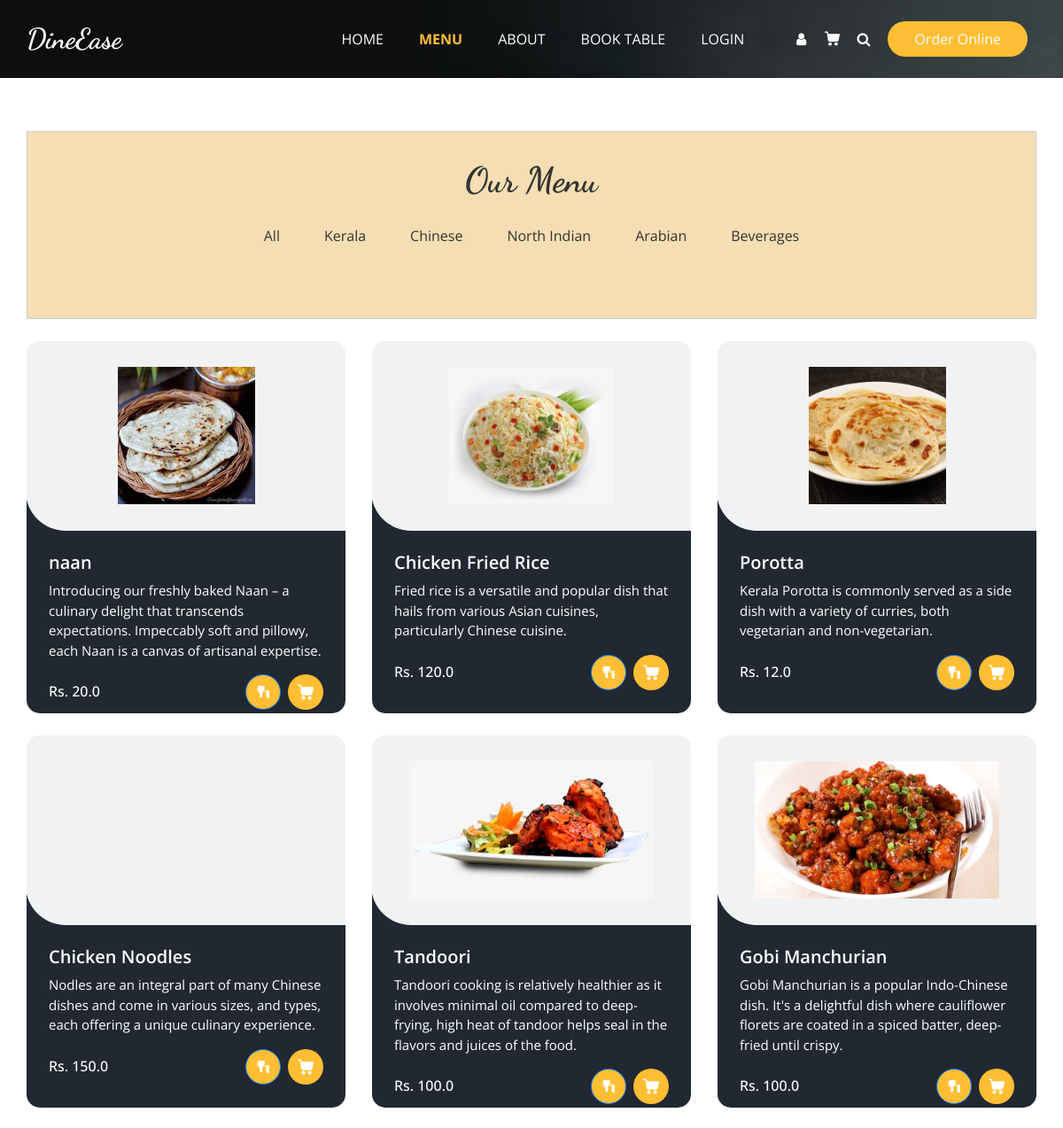
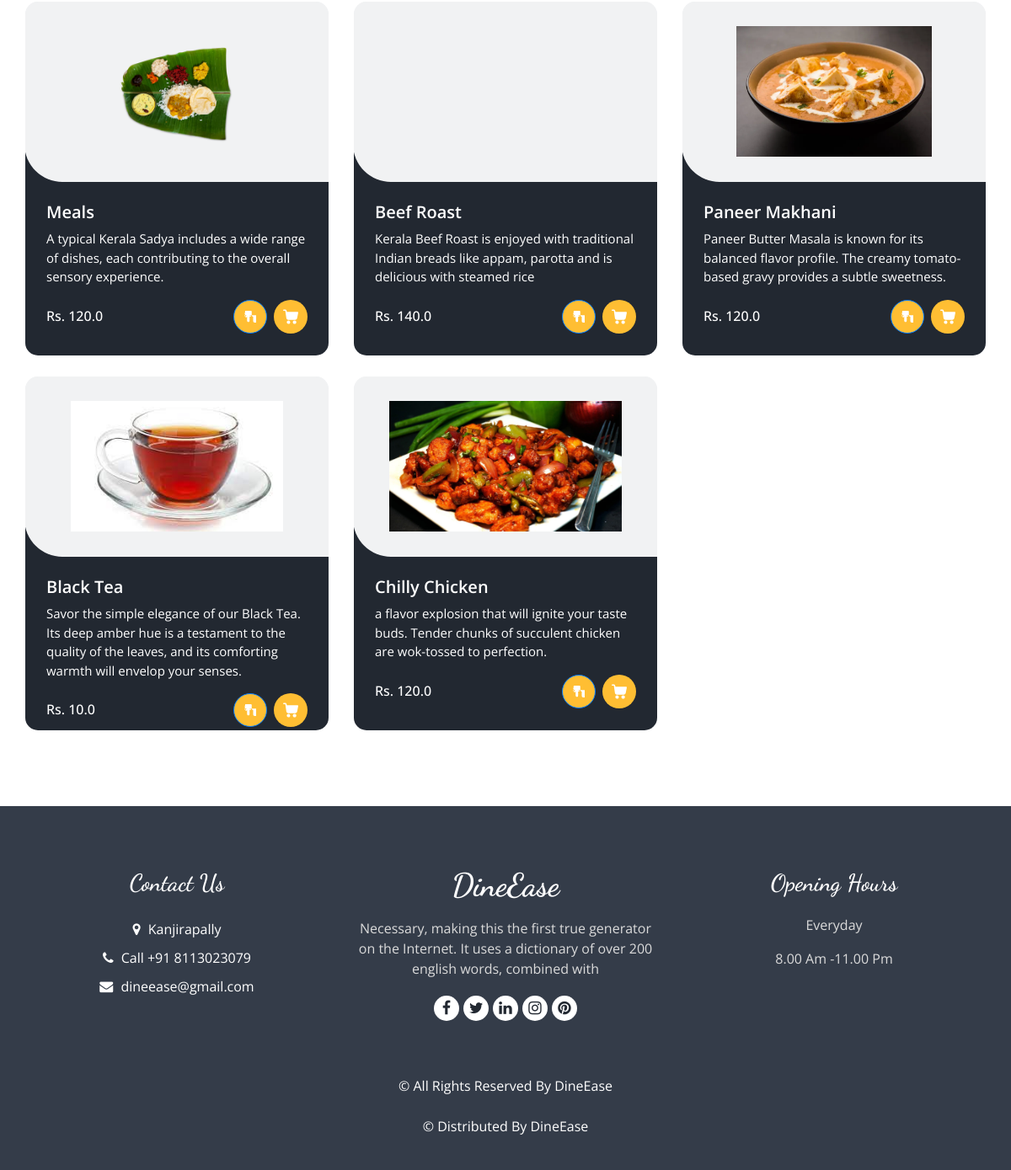
Page /menumore/ on the committed database (2 pictures, top to bottom).
### home/models.py (models this page shows, shortened)
class menus(models.Model):
    CATEGORY_CHOICES = (
        ('Kerala', 'Kerala'),
        ('Chineese', 'Chineese'),
        ('North Indian', 'North Indian'),
        ('Arabian', 'Arabian'),
        ('Deserts', 'Deserts'),
        ('Beverages', 'Beverages'),
    )
    SUBMENU_CHOICES = (
        ('Breads', 'Breads'),
        ('Curries', 'Curries'),
        ('Rice Dishes','Rice Dishes'),
        ('Seafoods','Seafoods'),
        ('Deserts','Deserts'),
        ('Appetizers','Appetizers'),
        ('Main Course','Main Course'),
        ('Tandoori delights','Tandoori delights'),
        ('Chaats','Chaats'),
        ('Rolls & Grills','Rolls & Grills'),
        ('Hot Beverage','Hot Beverage'),
        ('Cold Beverage','Cold Beverage'),
    )
    SUB_SUBMENU_CHOICES = (
        ('Vegetarian', 'Vegetarian'),
        ('Non-Vegetarian', 'Non-Vegetarian'),
    )
    name = models.CharField(max_length=100)
    category = models.CharField(max_length=50, choices=CATEGORY_CHOICES, default='')
    submenu = models.CharField(max_length=50, choices=SUBMENU_CHOICES, default='', blank=True)
    sub_submenu = models.CharField(max_length=50, choices=SUB_SUBMENU_CHOICES, default='', blank=True)
    desc = models.CharField(max_length=300)
    price = models.FloatField()
    img = models.ImageField(upload_to='menus/', blank=True, null=True)
    active = models.BooleanField(default=True)

### home/views.py (the view)
# urls.py: path('menumore/',menumore, name='menumore'),
def menumore(request):
    Menus=menus.objects.all()
    return render(request,'menumore.html',{'Menus': Menus})

### templates/menumore.html (shortened to what this page needs)
{% load static %}
<!DOCTYPE html>
<html>
<head>
  <link rel="stylesheet" type="text/css" href="{% static 'css/bootstrap.css' %}" />
  <link rel="stylesheet" type="text/css" href="https://cdnjs.cloudflare.com/ajax/libs/OwlCarousel2/2.3.4/assets/owl.carousel.min.css" />
  <link rel="stylesheet" href="https://cdnjs.cloudflare.com/ajax/libs/jquery-nice-select/1.1.0/css/nice-select.min.css" />
  <link href="{% static 'css/font-awesome.min.css' %}" rel="stylesheet" />
  <link href="{% static 'css/style.css' %}" rel="stylesheet" />
  <link href="{% static 'css/responsive.css' %}" rel="stylesheet" />
</head>
<body class="sub_page">
  <div class="hero_area">
    <div class="bg-box">
      <img src="{% static 'images/hero-bg.jpg' %}" alt="">
    </div>
    <header class="header_section">
      <div class="container">
        <nav class="navbar navbar-expand-lg custom_nav-container ">
          <a class="navbar-brand" href="{% url '' %}">
            <span>
              DineEase
            </span>
          </a>
          <div class="collapse navbar-collapse" id="navbarSupportedContent">
            <ul class="navbar-nav  mx-auto ">
              <li class="nav-item">
                <a class="nav-link" href="{% url '' %}">Home </a>
              </li>
              <li class="nav-item active">
                <a class="nav-link" href="{% url 'menu' %}">Menu <span class="sr-only">(current)</span> </a>
              </li>
              <li class="nav-item">
                <a class="nav-link" href="{% url 'about' %}">About</a>
              </li>
              <li class="nav-item">
                <a class="nav-link" href="{% url 'add_reservation' %}">Book Table</a>
              </li>
              <li class="nav-item">
                {% if user.is_authenticated %}
                  <a class="nav-link" href="{% url 'loggout' %}">Logout</a>
                {% else %}
                  <a class="nav-link" href="{% url 'login' %}">Login</a>
                {% endif %}
              </li>
            </ul>
            <div class="user_option">
              <a href="" class="user_link">
                <i class="fa fa-user" aria-hidden="true"></i>
              </a>
              <a class="cart_link" href="#">
              </a>
              <form class="form-inline">
                <button class="btn  my-2 my-sm-0 nav_search-btn" type="submit">
                  <i class="fa fa-search" aria-hidden="true"></i>
                </button>
              </form>
              <a href="" class="order_online">
                Order Online
              </a>
            </div>
          </div>
        </nav>
      </div>
    </header>
  </div>
  <section class="food_section layout_padding">
    <div class="container">
      <div class="centered-div">
      <div class="heading_container heading_center">
        <h2>
          Our Menu
        </h2>
      </div>
      <ul class="filters_menu" style="margin-top: 20px; background-color:wheat ">
        <li class="" data-filter="*"><a href="{% url 'menu' %}" style="color:#393b3a;" >All</a></li>
        <li class="has-submenu">Kerala
        </li>
        <li class="has-submenu">Chinese
        </li>
        <li class="has-submenu">North Indian
        </li>
        <li class="has-submenu">Arabian
        </li>
        <li class="has-submenu">Beverages
        </li>
      </ul><br>
    </div>
      <div class="filters-content">
        <div class="row grid">
    {% for Menus in Menus %}
    {% if Menus.active %}
    <div class="col-sm-6 col-lg-4 all pasta">
        <div class="box" style="height: 420px;">
        <div>
            <div class="img-box" >
                <img src="{{ Menus.img.url }}" alt="" >
            </div>
            <div class="detail-box">
                <h5>
                    {{ Menus.name }}
                </h5>
                <p>
                {{ Menus.desc }}
                </p>
                <div class="options">
                    <h6>
                    Rs. {{ Menus.price }}
                    </h6>
                    <div class="button-container">
                      <a href="{% url 'booking_confirm' %}" class="btn btn-primary add-to-table-button" >
                      </a> &ensp;
                      <a href="">
                      </a>
                    </div>
                </div>
            </div>
          </div>
        </div>
    </div>
    {% endif%}
    {% endfor %}
    </div>
      </div>
    </div>
  </section>
  <footer class="footer_section">
    <div class="container">
      <div class="row">
        <div class="col-md-4 footer-col">
          <div class="footer_contact">
            <h4>
              Contact Us
            </h4>
            <div class="contact_link_box">
              <a href="">
                <i class="fa fa-map-marker" aria-hidden="true"></i>
                <span>
                  Kanjirapally
                </span>
              </a>
              <a href="">
                <i class="fa fa-phone" aria-hidden="true"></i>
                <span>
                  Call +91 8113023079
                </span>
              </a>
              <a href="">
                <i class="fa fa-envelope" aria-hidden="true"></i>
                <span>
                  dineease@gmail.com
                </span>
              </a>
            </div>
          </div>
        </div>
        <div class="col-md-4 footer-col">
          <div class="footer_detail">
            <a href="" class="footer-logo">
              DineEase
            </a>
            <p>
              Necessary, making this the first true generator on the Internet. It uses a dictionary of over 200 english words, combined with
            </p>
            <div class="footer_social">
              <a href="">
                <i class="fa fa-facebook" aria-hidden="true"></i>
              </a>
              <a href="">
                <i class="fa fa-twitter" aria-hidden="true"></i>
              </a>
              <a href="">
                <i class="fa fa-linkedin" aria-hidden="true"></i>
              </a>
              <a href="">
                <i class="fa fa-instagram" aria-hidden="true"></i>
              </a>
              <a href="">
                <i class="fa fa-pinterest" aria-hidden="true"></i>
              </a>
            </div>
          </div>
        </div>
        <div class="col-md-4 footer-col">
          <h4>
            Opening Hours
          </h4>
          <p>
            Everyday
          </p>
          <p>
            8.00 Am -11.00 Pm
          </p>
        </div>
      </div>
      <div class="footer-info">
        <p>
          &copy;  All Rights Reserved By
          <a href="https://html.design/">DineEase</a><br><br>
          &copy;  Distributed By
          <a href="https://themewagon.com/" target="_blank">DineEase</a>
        </p>
      </div>
    </div>
  </footer>
</body>
</html>

### static/css/responsive.css (style rules this page uses)
@media (min-width: 1200px) { .container { max-width: 1170px; } }

### templates/menumore.html (style rules this page uses)
.active { font-weight: bold; }
.centered-div { width: 100%; margin: 0 20% 0 0; background-color: wheat; padding: 30px; border: 1px solid #ccc; text-align: center; color: #333; margin-top: -30px; }
.button-container { display: flex; align-items: center; justify-content: space-between; }
.add-to-table-button { margin-left: 5px; }

### rows in the picture
menus: img (picture), name "naan", desc "Introducing our freshly baked Naan – a culinary delight that transcends expectations. Impeccably soft and pillowy, each Naan is a canvas of artisanal expertise.", price "20.0"
menus: img (picture), name "Chicken Fried Rice", desc "Fried rice is a versatile and popular dish that hails from various Asian cuisines, particularly Chinese cuisine.", price "120.0"
menus: img (picture), name "Porotta", desc "Kerala Porotta is commonly served as a side dish with a variety of curries, both vegetarian and non-vegetarian.", price "12.0"
menus: name "Chicken Noodles", desc "Nodles are an integral part of many Chinese dishes and come in various sizes, and types, each offering a unique culinary experience.", price "150.0"
menus: img (picture), name "Tandoori", desc "Tandoori cooking is relatively healthier as it involves minimal oil compared to deep-frying, high heat of tandoor helps seal in the flavors and juices of the food.", price "100.0"
menus: img (picture), name "Gobi Manchurian", desc "Gobi Manchurian is a popular Indo-Chinese dish. It's a delightful dish where cauliflower florets are coated in a spiced batter, deep-fried until crispy.", price "100.0"
menus: img (picture), name "Meals", desc "A typical Kerala Sadya includes a wide range of dishes, each contributing to the overall sensory experience.", price "120.0"
menus: name "Beef Roast", desc "Kerala Beef Roast is enjoyed with traditional Indian breads like appam, parotta and is delicious with steamed rice", price "140.0"
menus: img (picture), name "Paneer Makhani", desc "Paneer Butter Masala is known for its balanced flavor profile. The creamy tomato-based gravy provides a subtle sweetness.", price "120.0"
menus: img (picture), name "Black Tea", desc "Savor the simple elegance of our Black Tea. Its deep amber hue is a testament to the quality of the leaves, and its comforting warmth will envelop your senses.", price "10.0"
menus: img (picture), name "Chilly Chicken", desc "a flavor explosion that will ignite your taste buds. Tender chunks of succulent chicken are wok-tossed to perfection.", price "120.0"
